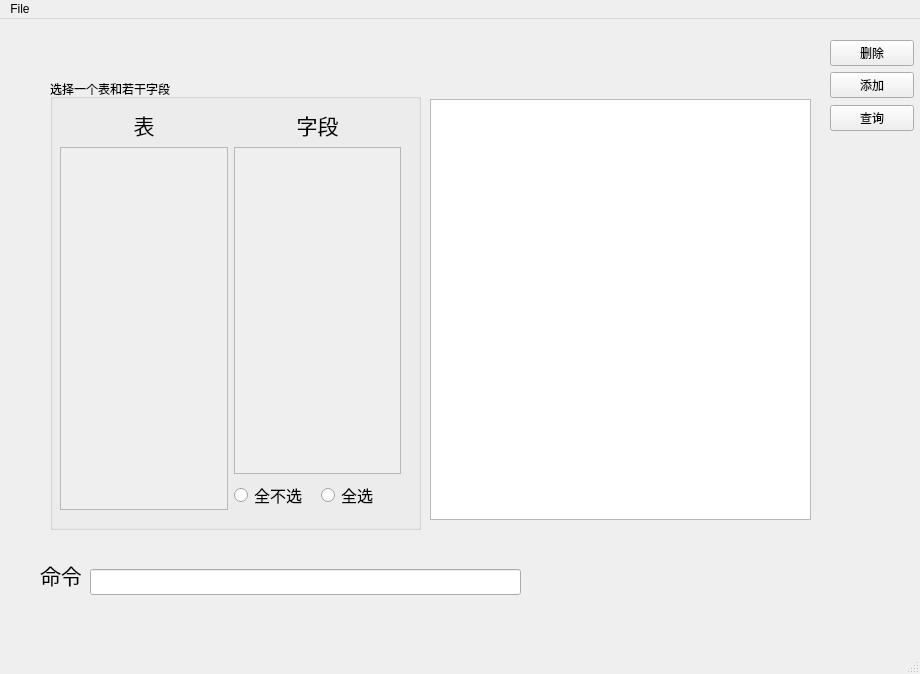
<?xml version="1.0" encoding="UTF-8"?>
<ui version="4.0">
 <class>SqliteMainWindow</class>
 <widget class="QMainWindow" name="SqliteMainWindow">
  <property name="geometry">
   <rect>
    <x>0</x>
    <y>0</y>
    <width>920</width>
    <height>674</height>
   </rect>
  </property>
  <property name="windowTitle">
   <string>Sqlite Main Window</string>
  </property>
  <widget class="QWidget" name="centralwidget">
   <widget class="QLabel" name="label">
    <property name="geometry">
     <rect>
      <x>40</x>
      <y>540</y>
      <width>55</width>
      <height>31</height>
     </rect>
    </property>
    <property name="font">
     <font>
      <pointsize>16</pointsize>
     </font>
    </property>
    <property name="text">
     <string>命令</string>
    </property>
   </widget>
   <widget class="QLineEdit" name="lineEdit">
    <property name="geometry">
     <rect>
      <x>90</x>
      <y>550</y>
      <width>431</width>
      <height>26</height>
     </rect>
    </property>
   </widget>
   <widget class="QTableView" name="tableView_content">
    <property name="geometry">
     <rect>
      <x>430</x>
      <y>80</y>
      <width>381</width>
      <height>421</height>
     </rect>
    </property>
   </widget>
   <widget class="QGroupBox" name="groupBox_table_field">
    <property name="geometry">
     <rect>
      <x>50</x>
      <y>60</y>
      <width>371</width>
      <height>451</height>
     </rect>
    </property>
    <property name="title">
     <string>选择一个表和若干字段</string>
    </property>
    <widget class="QWidget" name="layoutWidget">
     <property name="geometry">
      <rect>
       <x>10</x>
       <y>30</y>
       <width>341</width>
       <height>401</height>
      </rect>
     </property>
     <layout class="QHBoxLayout" name="horizontalLayout_2">
      <item>
       <layout class="QVBoxLayout" name="verticalLayout_4">
        <item>
         <widget class="QLabel" name="label_table">
          <property name="font">
           <font>
            <pointsize>16</pointsize>
           </font>
          </property>
          <property name="text">
           <string>表</string>
          </property>
          <property name="alignment">
           <set>Qt::AlignCenter</set>
          </property>
         </widget>
        </item>
        <item>
         <widget class="QScrollArea" name="scrollArea_table">
          <property name="widgetResizable">
           <bool>true</bool>
          </property>
          <widget class="QWidget" name="scrollAreaWidgetContents">
           <property name="geometry">
            <rect>
             <x>0</x>
             <y>0</y>
             <width>163</width>
             <height>357</height>
            </rect>
           </property>
          </widget>
         </widget>
        </item>
       </layout>
      </item>
      <item>
       <layout class="QVBoxLayout" name="verticalLayout_3">
        <item>
         <widget class="QLabel" name="label_field">
          <property name="font">
           <font>
            <pointsize>16</pointsize>
           </font>
          </property>
          <property name="text">
           <string>字段</string>
          </property>
          <property name="alignment">
           <set>Qt::AlignCenter</set>
          </property>
         </widget>
        </item>
        <item>
         <widget class="QScrollArea" name="scrollArea_field">
          <property name="widgetResizable">
           <bool>true</bool>
          </property>
          <widget class="QWidget" name="scrollAreaWidgetContents_2">
           <property name="geometry">
            <rect>
             <x>0</x>
             <y>0</y>
             <width>162</width>
             <height>319</height>
            </rect>
           </property>
          </widget>
         </widget>
        </item>
        <item>
         <layout class="QHBoxLayout" name="horizontalLayout">
          <item>
           <widget class="QRadioButton" name="radioButton_2">
            <property name="font">
             <font>
              <pointsize>12</pointsize>
             </font>
            </property>
            <property name="text">
             <string>全不选</string>
            </property>
           </widget>
          </item>
          <item>
           <widget class="QRadioButton" name="radioButton">
            <property name="font">
             <font>
              <pointsize>12</pointsize>
             </font>
            </property>
            <property name="text">
             <string>全选</string>
            </property>
           </widget>
          </item>
         </layout>
        </item>
       </layout>
      </item>
     </layout>
    </widget>
   </widget>
   <widget class="QWidget" name="layoutWidget">
    <property name="geometry">
     <rect>
      <x>830</x>
      <y>20</y>
      <width>84</width>
      <height>94</height>
     </rect>
    </property>
    <layout class="QVBoxLayout" name="verticalLayout_2">
     <item>
      <layout class="QVBoxLayout" name="verticalLayout">
       <item>
        <widget class="QPushButton" name="pushButton_del">
         <property name="text">
          <string>删除</string>
         </property>
        </widget>
       </item>
       <item>
        <widget class="QPushButton" name="pushButton_add">
         <property name="text">
          <string>添加</string>
         </property>
        </widget>
       </item>
      </layout>
     </item>
     <item>
      <widget class="QPushButton" name="pushButton_query">
       <property name="text">
        <string>查询</string>
       </property>
      </widget>
     </item>
    </layout>
   </widget>
  </widget>
  <widget class="QMenuBar" name="menubar">
   <property name="geometry">
    <rect>
     <x>0</x>
     <y>0</y>
     <width>920</width>
     <height>23</height>
    </rect>
   </property>
   <widget class="QMenu" name="menuFile">
    <property name="title">
     <string>File</string>
    </property>
    <addaction name="actionOpen_File"/>
   </widget>
   <addaction name="menuFile"/>
  </widget>
  <widget class="QStatusBar" name="statusbar"/>
  <action name="actionOpen_File">
   <property name="text">
    <string>Open File</string>
   </property>
  </action>
 </widget>
 <resources/>
 <connections/>
</ui>
